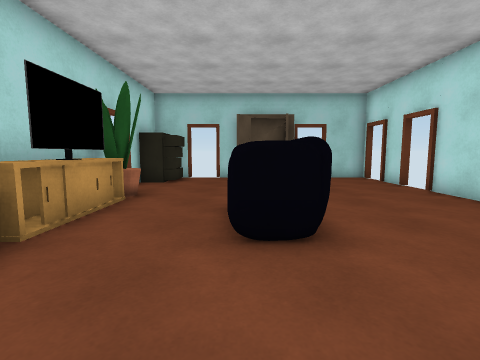
View 1 (above)

12 first-person views from a walk through a Unity game level. The camera is 1.2 m above the floor, tilts 6° down and sees 85° across. Doors are open. The floor is counted in squares, 1 m on a side. Each view is taken from the middle of a square. On the plan, view 1 faces up. The plan holds only what a view shows up to about 12 squares ahead; the rest is blank. The player character is not drawn.

View 2
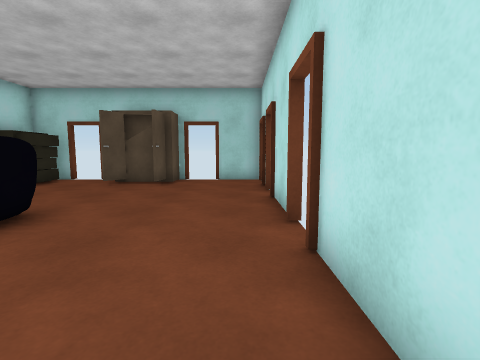

View 3
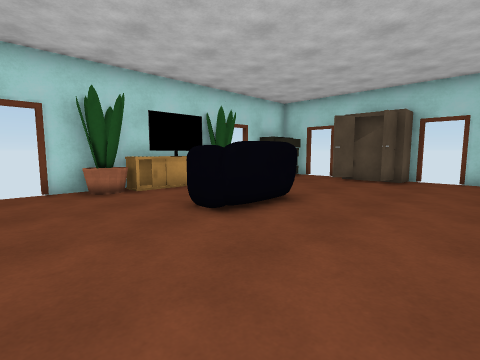

View 4
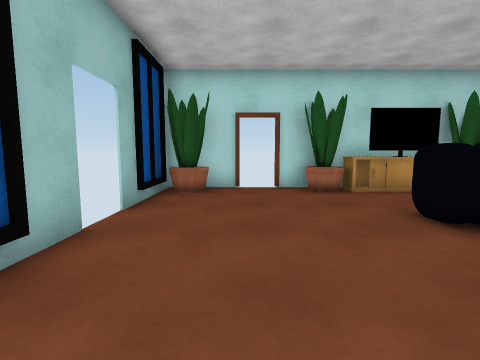

View 5
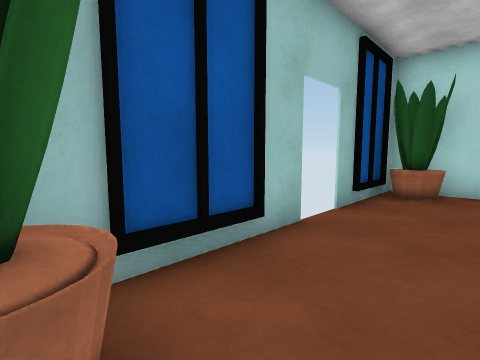

View 6
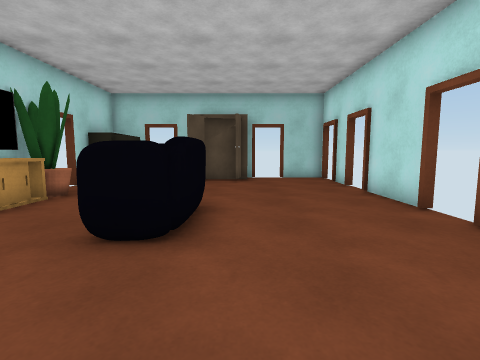

View 7
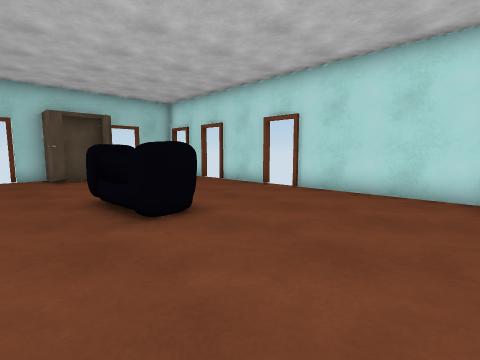

View 8
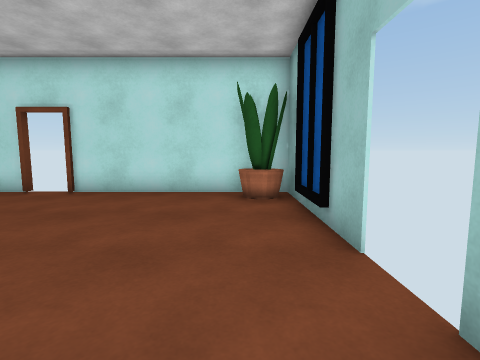

View 9
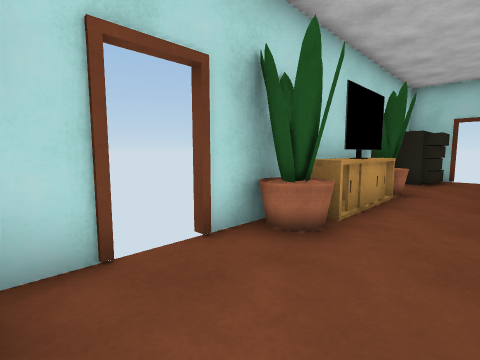

View 10
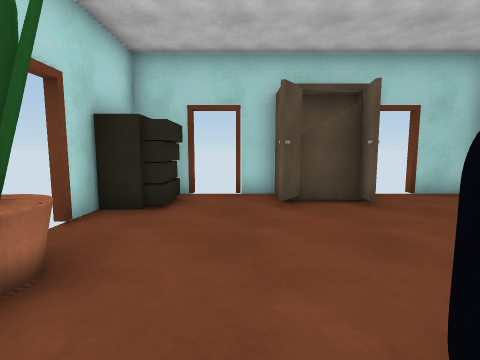

View 11
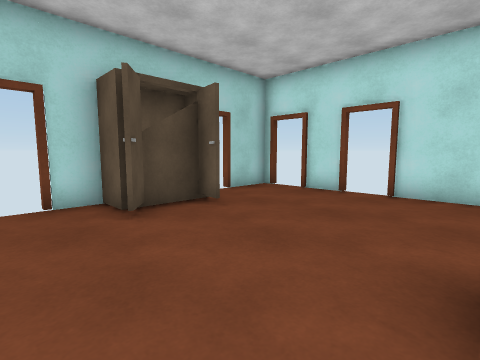

View 12
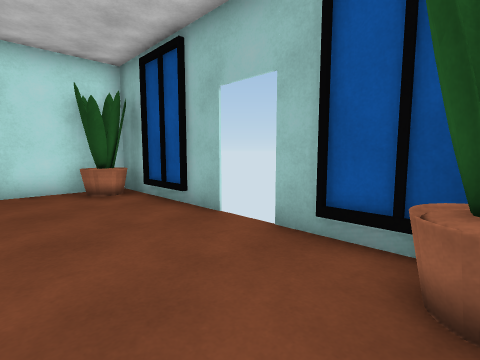

### Floor plan
Points are (right, up) in squares from view 1. A wall is a line through its corners. A room is listed if a view was taken in it or the views show most of it. See-through windows are left out.
Room 1 (views 1, 2, 3, 4, 5, 6, 7, 8, 9, 10, 11, 12)
walls: (-3, 4.5) (-3, 3.4); (-3, 6.7) (-3, 5.4); (-2.8, 2.7) (-2.9, 2.2); (-2.8, 2.6) (-3, 2.1); (5.9, 5.4) (5.9, 8.3); (-4, 8.1) (-4, 1.1); (5.9, 9.3) (5.9, 10.9); (-4, 0) (-4, -1.5); (-4, 10.5) (-4, 9.3); (-2.5, -1.6) (-2.6, -2.1); (-2.5, -1.7) (-2.7, -2.1); (0.1, 12.6) (-1.1, 12.6); (2.7, 12.6) (2.2, 12.6); (5.9, -1.6) (5.9, 4.3); (-2.3, 12.6) (-3.4, 12.6); (5.9, 12) (5.9, 12.6) (3.9, 12.6); (-4, -2.4) (5.9, -2.4)
low walls: (-2.9, 6.6) (-3.4, 6.6); (-3.7, 4.8) (-3.7, 3.8)
ways out: open door at (-4, 0.5); open door at (-4, 8.5); open door at (-1.5, 13); open door at (3.5, 13); open door at (6, 4.5); open door at (6, 8.5); open door at (6, 11.5)
objects: other object (-4, 11); other object (-3, 5); drawers (-3, 11) to (-3, 12); other object (0, 3) to (1, 6); wardrobe (0, 12); wardrobe (2, 11)

Where each view was taken, in squares from view 1:
view 1: 0 up, 0 right, facing up
view 2: 1 up, 5 right, facing up
view 3: 0 up, 5 right, facing up-left
view 4: 0 up, 5 right, facing left
view 5: 0 up, 5 right, facing down-left
view 6: 0 up, 2 right, facing up
view 7: 1 down, 2 left, facing up-right
view 8: 1 down, 2 left, facing right
view 9: 1 down, 1 left, facing up-left
view 10: 5 up, 1 left, facing up
view 11: 6 up, 2 left, facing up-right
view 12: 1 up, 3 left, facing down-right
